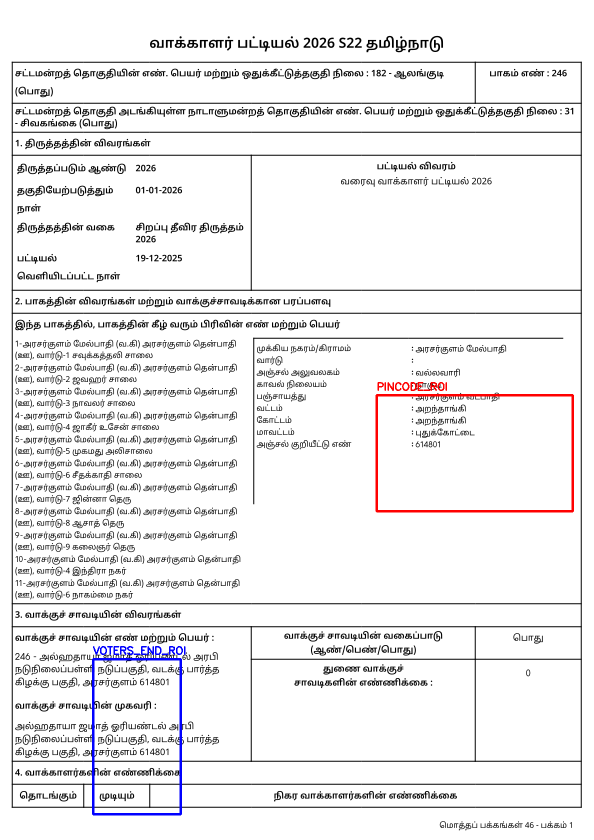
#> input picture metadata-regeneration/roi_visualization.png, 1187 x 1679 px (shown at 1/2 size)
$ python -i ocr_processor_tesseract_advance_fields_v2_backup.py   (imports and definitions only)
#> lines starting #> are read from the running program, lines starting #| are printed output that depends on the picture
#> in _extract_house_from_roi, voter_bgr is the input picture: shape (1679, 1187, 3); mean B, G, R 237.1, 236.3, 237.2
"""
OCR Processor for extracted voter-crop images using Tesseract.

Goal (your latest requirements):
- FAST (single-pass for most fields)
- EPIC extracted with ROI + whitelist + format correction (most accurate)
- Other fields extracted from ONE full-page OCR pass using image_to_data() (word boxes)
- Output structured JSON

Fields extracted:
- epic_no (ROI)
- name (Name/பெயர்)
- relation_type + relation_name (Father/Mother/Husband + Tamil equivalents)
- house_no (House Number/வீட்டு எண்)
- age (Age/வயது)
- gender (Gender/பாலினம்)

Input:
  pdf-converter/extracted/*/images/*.(png/jpg/...)

Output:
  pdf-converter/json-files-tesseract/<folder>.json

Install:
  pip install pytesseract pillow opencv-python numpy

Notes:
- This assumes the crop layout is consistent:
  serial top-left, epic top-right, followed by labeled lines.
- Extraction uses label detection + "value on same line to the right".
  If your value is on next line for some fields, enable --allow-next-line.
"""

from __future__ import annotations

import argparse
import json
import os
import re
import time
from dataclasses import dataclass
from pathlib import Path
from typing import Any, Iterable, Optional

try:
    import pytesseract
    from pytesseract import Output
    from PIL import Image
    import cv2
    import numpy as np

    TESSERACT_AVAILABLE = True
except ImportError:
    TESSERACT_AVAILABLE = False


# ----------------------------- Configuration ----------------------------

# EPIC ROI ratios (x1, y1, x2, y2) relative to crop size
# epic is top-right
EPIC_ROI = (0.55, 0.05, 0.98, 0.18)

# House line is below relation line and above age/gender
HOUSE_ROI = (0.05, 0.56, 0.98, 0.68)

# Label variants (English/Tamil). We match by "contains" after normalization.
NAME_LABELS = [
    "name",        # English
    "பெயர்",       # Tamil
    "பெயர்‌",      # Tamil with ZWJ/ZWSP variants in OCR
]

RELATION_LABELS = {
    "father": ["father", "தந்தையின்", "தந்தை", "தந்தையின்‌", "தந்தையின்‌ பெயர்", "தந்தை பெயர்‌", "தந்தை பெயர்", "தந்தையின் பெயர்", "தந்தையின் பெயர்"],
    "mother": ["mother", "தாயின்", "தாய்", "தாயின்‌", "தாயின்‌ பெயர்", "தாய் பெயர்‌", "தாய் பெயர்", "தாயின் பெயர்", "தாயின் பெயர்"],
    "husband": ["husband", "கணவர்", "கணவர்‌", "கணவர்‌ பெயர்", "கணவர்‌ பெயர்‌", "கணவர் பெயர்", "கணவர் பெயர்", "கணவர் பெயர்"],
}

PHOTO_MARKERS = [
    "photo", "phot", "available",
    "புகைப்பட", "படம்"
]

# Tokens that indicate a new label is starting (so stop capturing value)
STOP_LABELS = [
    # English
    "name", "father", "mother", "husband", "house", "number", "age", "gender",
    # Tamil (common OCR variants)
    "பெயர்", "தந்தை", "தந்தையின்", "தாய்", "தாயின்", "கணவர்", "வீட்டு", "எண்", "வயது", "பாலினம்",
    # Photo line words
    "photo", "available", "புகைப்பட", "படம்",
]


HOUSE_LABELS = ["house", "house no", "house number", "வீட்டு", "வீட்டு எண்", "வீட்டு எண்‌", "வீடு"]
AGE_LABELS = ["age", "வயது", "வயது‌"]
GENDER_LABELS = ["gender", "பாலினம்", "பாலினம்‌"]

# Common separators that show up near labels
LABEL_SEPARATORS = {":", "-", "—", "|", "=", "№"}

# Whitelists
WL_EPIC = "ABCDEFGHIJKLMNOPQRSTUVWXYZ0123456789"
WL_DIGITS = "0123456789"
WL_HOUSE = "ABCDEFGHIJKLMNOPQRSTUVWXYZ0123456789/-"


# ------------------------------ Data types ------------------------------

@dataclass
class WordBox:
    text: str
    x: int
    y: int
    w: int
    h: int
    conf: int
    line_num: int
    block_num: int
    par_num: int

    @property
    def x2(self) -> int:
        return self.x + self.w

    @property
    def y2(self) -> int:
        return self.y + self.h


# ------------------------------ IO helpers ------------------------------

# [26 lines left out: functions _get_extracted_folders, _get_sorted_images, _norm_for_match, not called in this run]

def _line_key(w: WordBox) -> tuple[int, int, int]:
    return (w.block_num, w.par_num, w.line_num)

# [48 lines left out: functions _looks_like_photo_line, _is_stop_token, _strip_leading_name_label, _initialize_tesseract, not called in this run]


# ----------------------- EPIC extraction helpers ------------------------

def _crop_rel(img_bgr, x1: float, y1: float, x2: float, y2: float):
#> called with x1 = 0.05, y1 = 0.56, x2 = 0.98, y2 = 0.68
    h, w = img_bgr.shape[:2]
#> h = 1679; w = 1187
    X1 = int(round(x1 * w)); Y1 = int(round(y1 * h))
#> after `X1 = int(round(x1 * w))`: X1 = 59
#> after `Y1 = int(round(y1 * h))`: Y1 = 940
    X2 = int(round(x2 * w)); Y2 = int(round(y2 * h))
#> after `X2 = int(round(x2 * w))`: X2 = 1163
#> after `Y2 = int(round(y2 * h))`: Y2 = 1142
    X1 = max(0, min(w - 1, X1)); X2 = max(1, min(w, X2))
    Y1 = max(0, min(h - 1, Y1)); Y2 = max(1, min(h, Y2))
    return img_bgr[Y1:Y2, X1:X2]
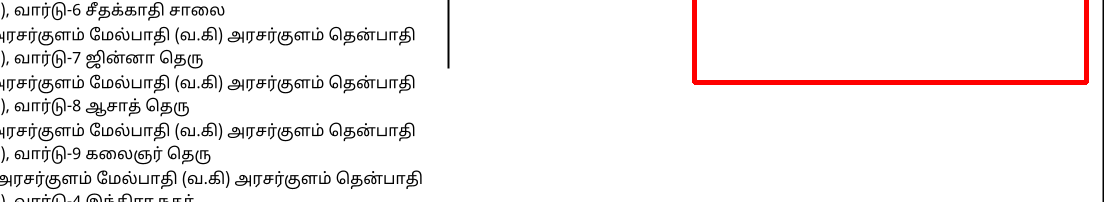
#> returned value: shape (202, 1104, 3); mean of channels 0, 1, 2 240.3, 240.3, 243.5; drawn as B, G, R


# [93 lines left out: functions _normalize_for_epic, _ocr_epic, _clean_epic, _extract_epic_from_image, _normalize_text, _ocr_words, not called in this run]


# ---------------------- Label-based field extraction ---------------------

def _same_line(a: WordBox, b: WordBox) -> bool:
    # Using line_num + block + paragraph gives stable grouping when available
    return (a.block_num, a.par_num, a.line_num) == (b.block_num, b.par_num, b.line_num)


def _line_words(words: list[WordBox], ref: WordBox) -> list[WordBox]:
    lw = [w for w in words if _same_line(w, ref)]
    return sorted(lw, key=lambda w: w.x)


# [85 lines left out: functions _join_value_words, _find_label_token, _extract_value_after_label, _extract_relation, not called in this run]


def _normalize_for_house(bgr):
    gray = cv2.cvtColor(bgr, cv2.COLOR_BGR2GRAY)
    gray = cv2.resize(gray, None, fx=2.0, fy=2.0, interpolation=cv2.INTER_CUBIC)
#> gray: shape (404, 2208)
    gray = cv2.fastNlMeansDenoising(gray, None, h=8, templateWindowSize=7, searchWindowSize=21)
    return gray

def _ocr_house_roi(gray) -> str:
    # single line / whitelist (fast)
    config = f"--oem 1 --psm 7 -c tessedit_char_whitelist={WL_HOUSE}"
#> (the run stopped early here; a loop or call above may not have finished)
